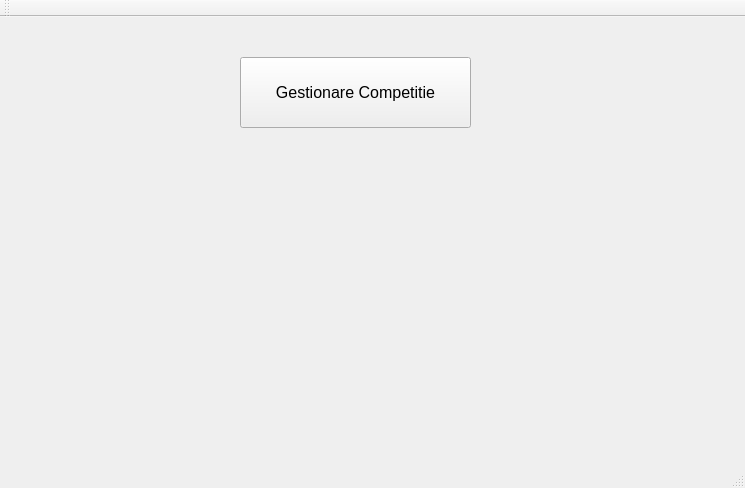
<?xml version="1.0" encoding="UTF-8"?>
<ui version="4.0">
 <class>MainWindow</class>
 <widget class="QMainWindow" name="MainWindow">
  <property name="geometry">
   <rect>
    <x>0</x>
    <y>0</y>
    <width>745</width>
    <height>488</height>
   </rect>
  </property>
  <property name="windowTitle">
   <string>MainWindow</string>
  </property>
  <widget class="QWidget" name="centralWidget">
   <widget class="QPushButton" name="b_gestionare">
    <property name="geometry">
     <rect>
      <x>240</x>
      <y>40</y>
      <width>231</width>
      <height>71</height>
     </rect>
    </property>
    <property name="font">
     <font>
      <pointsize>12</pointsize>
     </font>
    </property>
    <property name="text">
     <string>Gestionare Competitie</string>
    </property>
   </widget>
  </widget>
  <widget class="QMenuBar" name="menuBar">
   <property name="geometry">
    <rect>
     <x>0</x>
     <y>0</y>
     <width>745</width>
     <height>21</height>
    </rect>
   </property>
  </widget>
  <widget class="QToolBar" name="mainToolBar">
   <attribute name="toolBarArea">
    <enum>TopToolBarArea</enum>
   </attribute>
   <attribute name="toolBarBreak">
    <bool>false</bool>
   </attribute>
  </widget>
  <widget class="QStatusBar" name="statusBar"/>
 </widget>
 <layoutdefault spacing="6" margin="11"/>
 <resources/>
 <connections/>
</ui>
